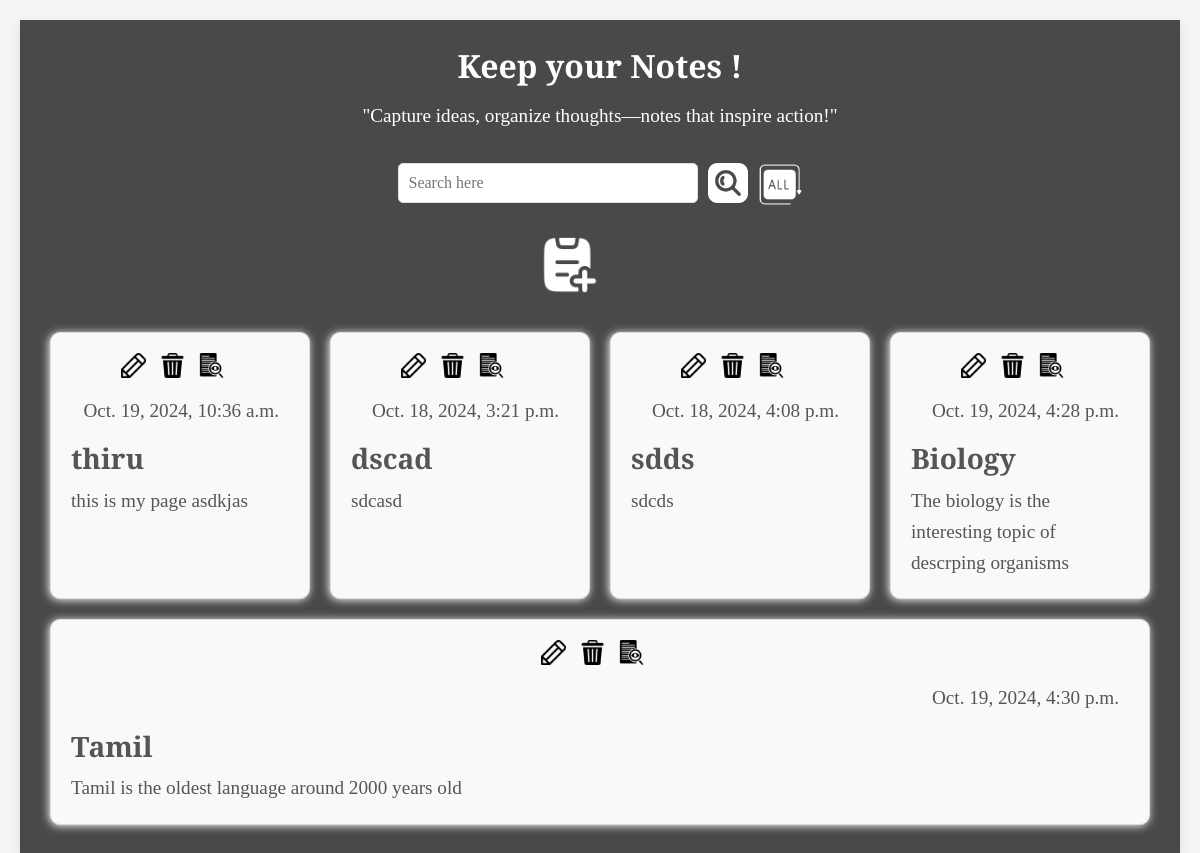
Before: / with the older database file.
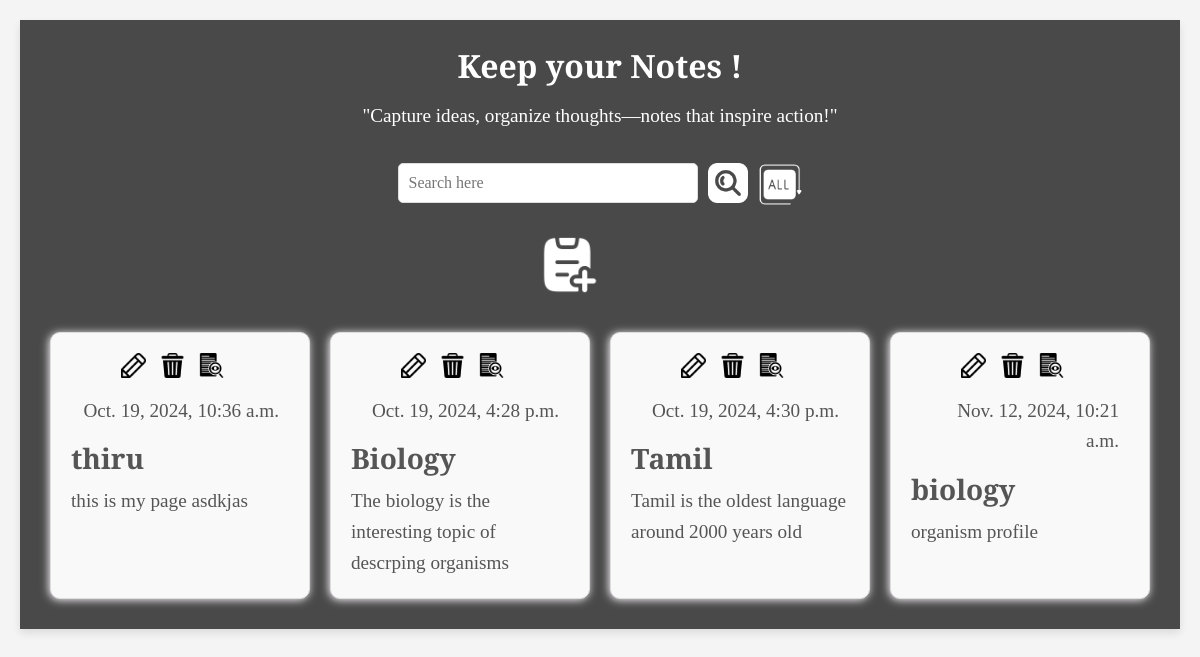
After: the same page with the newer database file.
### MyApp/models.py (models this page shows, shortened)
class NotesTaking(models.Model):
    heading=models.CharField(max_length=100)
    description=models.CharField(max_length=2000)
    modified_date = models.DateTimeField()

### MyApp/views.py (the view)
# urls.py: path('',views.index_page,name="home"),
def index_page(request):
    srch = request.GET.get("search")
    notes_count = 0
    if srch:
        notes = NotesTaking.objects.filter(
            Q(heading=srch) | Q(description=srch))
        notes_count = notes.count()
        if notes_count == 0:
            notes = NotesTaking.objects.all()
            notes_count = notes.count()
            return HttpResponse("""
                <script>
                alert("No such datas found !");
                window.history.back()
                </script>
            """)
    else:
        notes = NotesTaking.objects.all()
        notes_count = notes.count()
    return render(request,"MyAppHTML/index.html",context={'notes':notes})

### template/MyAppHTML/index.html (shortened to what this page needs)
<!DOCTYPE html>
<html lang="en">
<head>
    {% load static %}
    <link rel="stylesheet" href="{% static 'MyAppStatic/css/notes_common.css' %}">
    <link rel="stylesheet" href="{% static 'MyAppStatic/css/index_page_css.css' %}">
</head>
<body>
<div class="full_content">
<div class="texts">
<h1>Keep your Notes !</h1>
<p>"Capture ideas, organize thoughts—notes that inspire action!"</p>
</div>
<div class="notes">
    <form autocomplete="off">
        <input type="text" name="search" placeholder="Search here">
        <input type="image" src="{% static 'MyAppStatic/media/search_icon.png' %}" alt="Delete" width="40px" height="40px" onclick="clearData(0)">
        <a href="{% url 'home' %}"><img src="{% static 'MyAppStatic/media/all_icon.png' %}" height="45px" width="45px"  id="all_icon"></a>
    </form>
    <div class="add_icon">
        <a href="{% url 'addnotes' %}"><img src="{% static 'MyAppStatic/media/add_notes_icon.png' %}" height="60px" width="60px"></a>
    </div>
    <div class="four_column">
    {% for note in notes %}
    <div class="notes_content">
    <div class="icons">
    <a href="{% url 'updatenotes' note.id %}"><img src="{% static 'MyAppStatic/media/edit.png' %}" height="25px" width="25px"></a>
    <a href="{% url 'deletenotes' note.id %}"><img src="{% static 'MyAppStatic/media/delete.png' %}" height="25px" width="25px"></a>
    <a href="{% url 'viewnotes' note.id %}"><img src="{% static 'MyAppStatic/media/view.png' %}" height="25px" width="25px"></a>
    </div>
   <p id="date_p">{{note.modified_date}}</p>
        <p id="head_p">{{note.heading}}</p>
        <p id="description_p">{{note.description}}</p>
    </div>
    {% endfor %}
    </div>
</div>
</div>
</body>
</html>

### static/MyAppStatic/css/notes_common.css (style rules this page uses)
* { margin: 0; padding: 0; box-sizing: border-box; }
html { font-size: 16px; }
body { background-image: url('../media/notes_background.jpg'); background-size: cover; background-position: center; background-repeat: no-repeat; background-attachment: fixed; font-family: "PT Serif", serif; line-height: 1.6; background-color: #f4f4f4; color: white; padding: 20px; }

### static/MyAppStatic/css/index_page_css.css (style rules this page uses)
.full_content { max-width: 1200px; width: 100%; padding: 20px; background-color: rgba(0, 0, 0, 0.7); box-shadow: 0 4px 8px rgba(0, 0, 0, 0.1); font-family: 'Cormorant Garamond'; margin:0 auto; }
.texts { text-align:center; }
h1 { font-size: 2em; margin-bottom: 10px; font-family: 'Cormorant Garamond'; }
.icons { margin:0 auto; width:118px; }
#date_p { margin:10px; text-align:right; }
p { font-size: 1.2em; color: white; font-family: 'Cormorant Garamond'; }
#head_p { font-size:28px; font-weight:bold; margin-bottom:5px; }
.notes { margin-top: 20px; }
form { margin-bottom: 20px; display: flex; justify-content: center; align-items: center; }
form input[type="text"] { width: 300px; padding: 10px; border: 1px solid #ddd; border-radius: 5px; font-size: 1em; font-family: 'Cormorant Garamond'; }
form input[type="image"], form a img { margin-left: 10px; cursor: pointer; transition: transform 0.3s ease; }
.add_icon { text-align: right; margin-bottom: 20px; }
.add_icon a img { transition: transform 0.3s ease; margin-right:560px; }
#all_icon { margin-top:10px; }
.four_column { display: flex; flex-wrap: wrap; justify-content: space-between; }
.four_column .notes_content { flex: 1 1 23%; margin: 10px; box-sizing: border-box; }
.notes_content { background-color: #f9f9f9; border: 1px solid #ddd; border-radius: 10px; padding: 20px; margin: 10px; box-shadow: -1px 1px 8px 0px rgba(250,245,250,1); transition: box-shadow 0.3s ease; }
.notes_content a img { margin-right: 10px; }
.notes_content p { color: #555; }

Changed rows visible on the page:
removed NotesTaking: modified_date "Oct. 18, 2024, 3:21 p.m.", heading "dscad", description "sdcasd"
removed NotesTaking: modified_date "Oct. 18, 2024, 4:08 p.m.", heading "sdds", description "sdcds"
added NotesTaking: modified_date "Nov. 12, 2024, 10:21 a.m.", heading "biology", description "organism profile"
